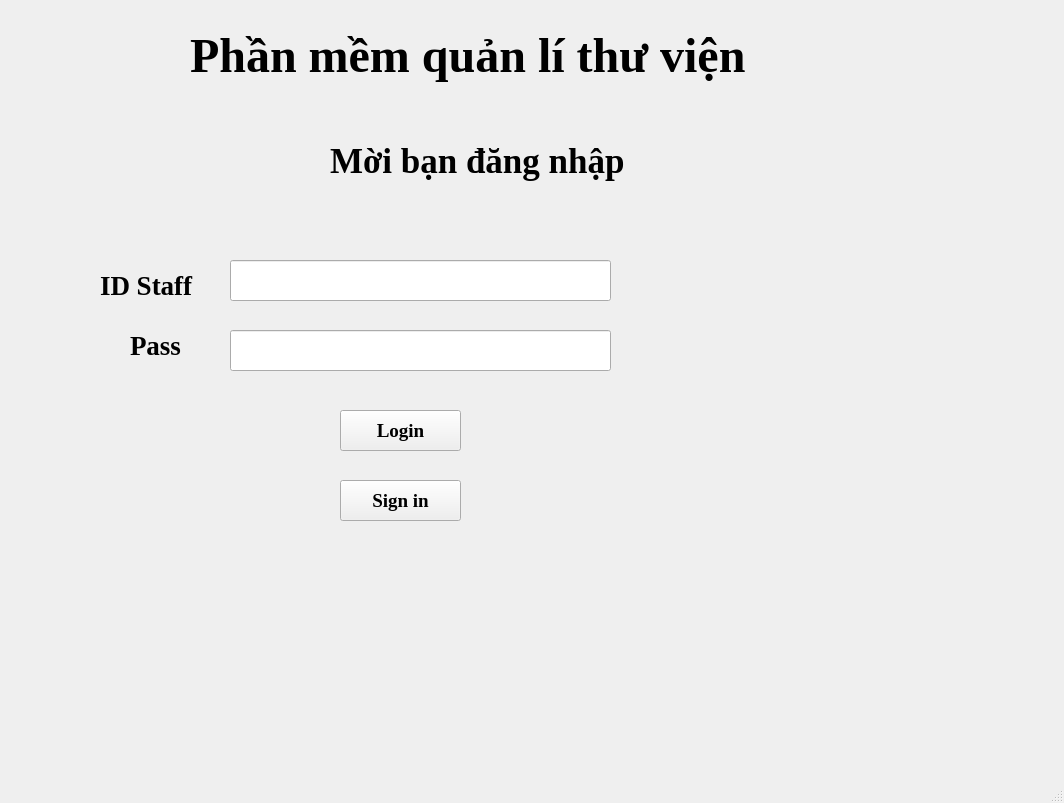
<?xml version="1.0" encoding="UTF-8"?>
<ui version="4.0">
 <class>MainWindow</class>
 <widget class="QMainWindow" name="MainWindow">
  <property name="geometry">
   <rect>
    <x>0</x>
    <y>0</y>
    <width>1064</width>
    <height>803</height>
   </rect>
  </property>
  <property name="mouseTracking">
   <bool>false</bool>
  </property>
  <property name="windowTitle">
   <string>MainWindow</string>
  </property>
  <widget class="QWidget" name="centralwidget">
   <widget class="QLabel" name="label">
    <property name="geometry">
     <rect>
      <x>190</x>
      <y>20</y>
      <width>861</width>
      <height>71</height>
     </rect>
    </property>
    <property name="font">
     <font>
      <family>Times New Roman</family>
      <pointsize>36</pointsize>
      <weight>75</weight>
      <bold>true</bold>
     </font>
    </property>
    <property name="text">
     <string>Phần mềm quản lí thư viện</string>
    </property>
   </widget>
   <widget class="QLabel" name="label_2">
    <property name="geometry">
     <rect>
      <x>330</x>
      <y>130</y>
      <width>381</width>
      <height>61</height>
     </rect>
    </property>
    <property name="font">
     <font>
      <family>Times New Roman</family>
      <pointsize>26</pointsize>
      <weight>75</weight>
      <bold>true</bold>
     </font>
    </property>
    <property name="text">
     <string>Mời bạn đăng nhập</string>
    </property>
   </widget>
   <widget class="QLabel" name="label_3">
    <property name="geometry">
     <rect>
      <x>100</x>
      <y>270</y>
      <width>121</width>
      <height>31</height>
     </rect>
    </property>
    <property name="font">
     <font>
      <family>Times New Roman</family>
      <pointsize>20</pointsize>
      <weight>75</weight>
      <bold>true</bold>
     </font>
    </property>
    <property name="text">
     <string>ID Staff</string>
    </property>
   </widget>
   <widget class="QLabel" name="label_4">
    <property name="geometry">
     <rect>
      <x>130</x>
      <y>330</y>
      <width>81</width>
      <height>31</height>
     </rect>
    </property>
    <property name="font">
     <font>
      <family>Times New Roman</family>
      <pointsize>20</pointsize>
      <weight>75</weight>
      <bold>true</bold>
     </font>
    </property>
    <property name="text">
     <string>Pass</string>
    </property>
   </widget>
   <widget class="QLineEdit" name="inputIdstaff">
    <property name="geometry">
     <rect>
      <x>230</x>
      <y>260</y>
      <width>381</width>
      <height>41</height>
     </rect>
    </property>
   </widget>
   <widget class="QLineEdit" name="inputPass">
    <property name="geometry">
     <rect>
      <x>230</x>
      <y>330</y>
      <width>381</width>
      <height>41</height>
     </rect>
    </property>
    <property name="inputMask">
     <string/>
    </property>
   </widget>
   <widget class="QPushButton" name="LogButton">
    <property name="geometry">
     <rect>
      <x>340</x>
      <y>410</y>
      <width>121</width>
      <height>41</height>
     </rect>
    </property>
    <property name="font">
     <font>
      <family>Times New Roman</family>
      <pointsize>14</pointsize>
      <weight>75</weight>
      <bold>true</bold>
     </font>
    </property>
    <property name="mouseTracking">
     <bool>true</bool>
    </property>
    <property name="text">
     <string>Login</string>
    </property>
   </widget>
   <widget class="QPushButton" name="SignButton">
    <property name="geometry">
     <rect>
      <x>340</x>
      <y>480</y>
      <width>121</width>
      <height>41</height>
     </rect>
    </property>
    <property name="font">
     <font>
      <family>Times New Roman</family>
      <pointsize>14</pointsize>
      <weight>75</weight>
      <bold>true</bold>
     </font>
    </property>
    <property name="text">
     <string>Sign in</string>
    </property>
   </widget>
  </widget>
  <widget class="QMenuBar" name="menubar">
   <property name="geometry">
    <rect>
     <x>0</x>
     <y>0</y>
     <width>1064</width>
     <height>26</height>
    </rect>
   </property>
  </widget>
  <widget class="QStatusBar" name="statusbar"/>
 </widget>
 <resources/>
 <connections/>
</ui>
